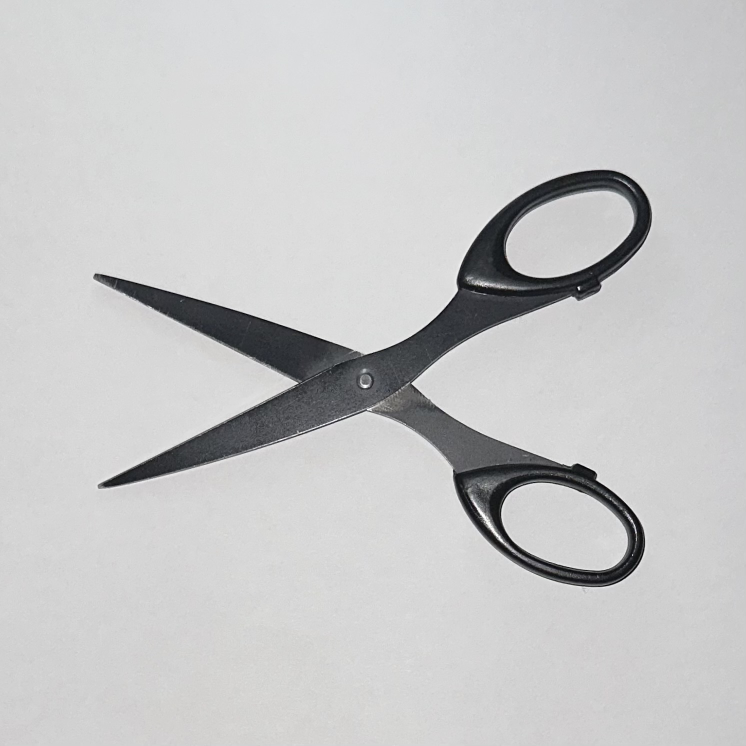
#> input picture sample/scissors_o.jpg, 1491 x 1491 px, found by its file name (shown at 1/2 size)
$ jupyter execute --allow-errors ibm_imageprocessing.ipynb   (shell and % lines are left out)
#> lines starting #> are read from the running program, lines starting #| are printed output that depends on the picture; after the words box and inside, x2 and y2 are one past the last pixel; in counts of white or black regions, pixels touching at a corner belong together
<a href="https://colab.research.google.com/github/nobu-n2002/CFD2023_image_processing/blob/main/ibm_imageprocessing.ipynb" target="_parent"></a>

# Image Preprocessing for Immersed Boundary Method

In this notebook, general image processing is applied to 2D image images and applied to a numerical simulation programme using the new flow basis equations presented below.

## Basic equation

Law of conservation of mass:
\begin{align}
\frac{\partial \rho \varepsilon}{\partial t}+\boldsymbol{\bigtriangledown} \cdot \rho \varepsilon \boldsymbol{u} = 0
\end{align}

Law of conservation of momentum:
\begin{align}
\frac{\partial \rho \varepsilon \boldsymbol{u}}{\partial t}+\bigtriangledown \cdot \rho \varepsilon \boldsymbol{u} \boldsymbol{u}
= -\varepsilon\bigtriangledown p + \bigtriangledown\cdot \varepsilon \boldsymbol{T} + \boldsymbol{f}\\
\boldsymbol{T} = \nu(\bigtriangledown\boldsymbol{u}+\bigtriangledown\boldsymbol{u}^t)+\lambda (\bigtriangledown\cdot\boldsymbol{u})\boldsymbol{I}
\end{align}

Defenition of porosity distribution:

\begin{align}
\displaystyle \varepsilon = \frac{1}{2} \tanh(x) + \frac{1}{2},  x = \frac{\xi}{thickness}
\end{align}

where $\xi$ is the distance function.

# 1. Preparation before execution

[cell 1]
# @title Mount drive

from google.colab import drive
drive.mount('/content/drive')

[cell 2]
#@title Importing non-standard modules into Colabo

# pyheif : use to convert heic files to png

# pygista : use to visualise vtk files

# 2. Image processing

The image file is converted to greyscale and the blur is used as a distance function variant to output a porosity distribution.

[cell 3]
# @title File input { vertical-output: true, display-mode: "form" }

# import modules
import os
import sys
import glob

from IPython.display import Image as disp
from PIL import Image
import pyheif

if os.path.exists('tmp'):
    pass
else:
    print('create a tmp folder')
    os.mkdir('tmp')

FILE = "/content/scissors_o.jpg" # @param {type:"string"}

#@markdown # Original Image

# [10 lines left out: function heif_to_image, not called in this run]

if os.path.exists(FILE):
    file = FILE.split('/')[-1]
    file_name = file.split('.')[0]
    file_type = file.split('.')[1]

    if file_type == 'heic' or file_type == 'HEIC':
      img = heif_to_image(FILE)
      img.save("./tmp/%s.png"%(file_name), "PNG")
      FILE =  "./tmp/%s.png"%(file_name)

    print('%s successfully readed'%(file))
    display(disp(FILE, width=500))
else:
    sys.exit('No file input')

## Resize

Resizing is done by the function `resize` of the OpenCV module. This function can scale an image by giving a scale factor. For example, a scale factor of 0.5 on a 100x100 image results in a 50x50 image.

Therefore, in order to convert an image to an arbitrary resolution, it is sufficient to know this scale factor. Let $\rm{(W, H)}$ denote the number of pixels in the original image and $\rm{(W', H')}$ the number of pixels in the converted image. Resolution is the total number of pixels, so if the original resolution is $\rm{R}$, the following equation holds.

$$ \rm{R} = WH$$.

Here, the number of pixels in the height and width of the converted image $\rm{(W', H')}$ is defined using the scale factor $s( > 0)$ and $\rm{(W, H)}$ as follows.

$$ \rm{(W', H')} = (\textit{s}\rm{W}, \textit{s}\rm{H})$$.

This allows the transformed resolution $\rm{R'}$ to be expressed as follows.

$$ \rm{R'} = W'H' = s^2\rm{WH} $$

Solving this for $s$, we obtain.

$$ s = \sqrt{\frac{R'}{WH}} $$

Therefore, given an arbitrary resolution, the coefficient $s$ can be obtained and resizing can be performed. Run the code block below and set the resolution by changing the slider bar of `resolution`. The last value you set will be the resolution used in the following program. The images are stored in the `tmp` folder.

[cell 4]
# @title Resize { run: "auto", vertical-output: true, display-mode: "form" }
# { run: "auto", vertical-output: true, display-mode: "form" }

# import modules
import math
import cv2
import os

from IPython.display import Image

# make a tmp folder
if os.path.exists('tmp'):
    pass
else:
    print('create a temp folder')
    os.mkdir('tmp')

resolution = 160000 # @param {type:"slider", min:10000, max:250000, step:1000}
margin = 200 # @param {type:"slider", min:0, max:1000, step:10}

#@markdown # Resize

CWD = os.getcwd() # corrent path

# read an image resized
src = cv2.imread(FILE, cv2.IMREAD_UNCHANGED)
#> src is the input picture: shape (1491, 1491, 3); mean B, G, R 199.7, 199.2, 198.9
h_ori, w_ori = src.shape[0:2]
print('Original resolution : ', src.shape[0:2])
#| Original resolution :  (1491, 1491)

margin_type = "surroundings" # @param ["x_direction", "surroundings"]
square = True # @param ["True", "False"] {type:"raw"}
x = 0
y = 0
margin_factor_x = 0
margin_factor_y = 0

if square:
  margin_factor_x = 0
  margin_factor_y = 0
  tmp = h_ori - w_ori
  if tmp <= 0:
    x = int(tmp/2)
  else:
    y = int(tmp/2)
  img = cv2.copyMakeBorder(src, margin*margin_factor_x + x, margin*margin_factor_x + x, margin*margin_factor_y + y, margin*margin_factor_y + y, cv2.BORDER_CONSTANT, value=[255,255,255])

if margin_type == "surroundings":
  margin_factor_x = 1
  margin_factor_y = 1
elif  margin_type == "x_direction":
  margin_factor_x = 0
  margin_factor_y = 1

# add margin
img = cv2.copyMakeBorder(src, margin*margin_factor_x + x, margin*margin_factor_x + x, margin*margin_factor_y + y, margin*margin_factor_y + y, cv2.BORDER_CONSTANT, value=[255,255,255])
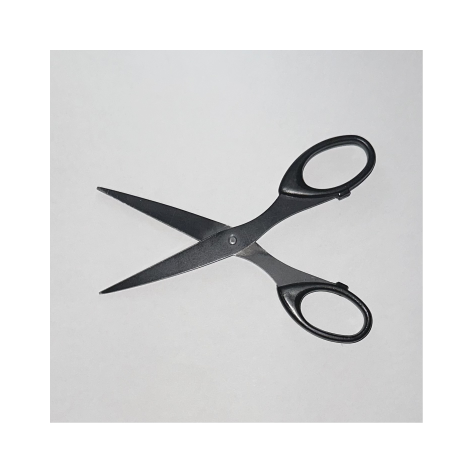
#> img: shape (1891, 1891, 3) (shown at 1/4 size); mean B, G, R 220.6, 220.3, 220.1
# img = cv2.copyMakeBorder(src, margin, margin, margin, margin, cv2.BORDER_CONSTANT, value=[255,255,255])
h, w = img.shape[:2]

# calculate scale factor
scale = math.sqrt(resolution/ (w * h))
file_name_resized = "%s/tmp/resized.png" %(CWD)

if scale >= 1.0:
    print('\nA value greater than the original resolution has been set.')
    print('Please reset the resolution smaller than %d'%(h*w))
else:
    dst = cv2.resize(img, dsize=None, fx=scale, fy=scale)
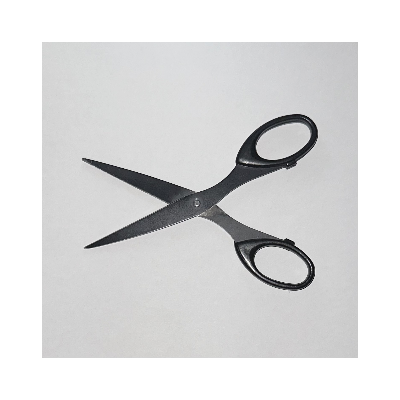
#> dst: shape (400, 400, 3); mean B, G, R 220.4, 220.1, 220
    cv2.imwrite(file_name_resized, dst)
    print('Processed resolution : ', dst.shape[0:2])
#| Processed resolution :  (400, 400)
    print('Scale : ', format(scale,"0.4"))
#| Scale :  0.2115
    print('\033[32m'+'Save the figure in %s' %(file_name_resized)+'\033[0m')
    display(Image(file_name_resized, width=500))

### Grayscale

Grayscaling can be easily achieved by loading the previously resized image using OpenCV's `IMREAD_GRAYSCALE` function. Here, we explain what is done inside the image during the grayscaling process.

First, each pixel in the image has a specific RGB (Red, Green, Blue) value. For each colour, 256 ($=2^8=16^2$) steps from 0 to 255 are set. By performing the following operations on these RGB values, a grayscale image can be generated.

$$ \rm{Gray} = Red \times 0.229 + Green\times0.587 +Blue\times0.114 $$

The following block of code (the greyscale tester) is a program that, given appropriate RGB values, produces an original 100x100 image on the left and a greyscaled image on the right. Try various values.

Also, in the threshold part, the program says that if the value in the pixel is smaller than the value of `threshold`, it is set to 255 (white).

[cell 5]
# @title Grayscale and Threshold { run: "auto", vertical-output: true }

from IPython.display import Image
import matplotlib.pyplot as plt
import cv2
import os

CWD = os.getcwd()
file_name_resized = "%s/tmp/resized.png" %(CWD)

# read the resized image
IMG = cv2.imread(file_name_resized,cv2.IMREAD_GRAYSCALE)

threshold = 188 # @param {type:"slider", min:0, max:255, step:1}
inverse = False # @param ["True", "False"] {type:"raw"}

#@markdown # Grayscale and Threshold

height, width = IMG.shape[:2]
# print('IMG (w, h) = ', width, height)

IMG_GRAY = IMG

# thresholding
for i in range(height):
  for j in range(width):
    if IMG[i][j] > threshold:
        IMG_GRAY[i][j] = 255.0
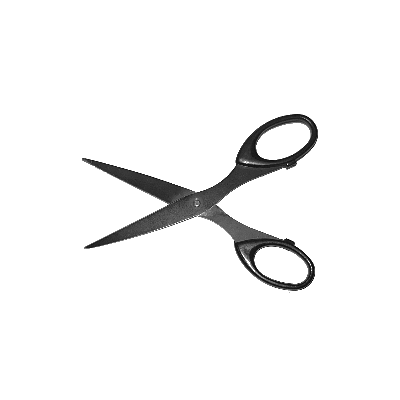
#> IMG_GRAY: shape (400, 400); min 4, max 255, mean 244.5

# inverse
if inverse:
  IMG_GRAY_INVERSE = 255.0 - IMG_GRAY
  print('Input image successfully inversed')

filename_gray = "%s/tmp/gray.png"%(CWD)
if os.path.exists(filename_gray):
  !rm $filename_gray_rm

if inverse:
  cv2.imwrite(filename_gray,IMG_GRAY_INVERSE)
else:
  cv2.imwrite(filename_gray,IMG_GRAY)
display(Image(filename_gray, width=500))

print('Completed')

[cell 6]
# @title Option: outline { run: "auto", vertical-output: true }
import cv2
import numpy as np

threshold1 = 500 # @param {type:"slider", min:0, max:500, step:1}
threshold2 = 500 # @param {type:"slider", min:0, max:500, step:1}

CWD = os.getcwd()
file_name_gray = "%s/tmp/gray.png" %(CWD)
# read the resized image
IMG = cv2.imread(file_name_gray,cv2.IMREAD_GRAYSCALE)

file_name_outline = "%s/tmp/outline.png" %(CWD)

# edge detection
edges_inverse = cv2.Canny(IMG, threshold1, threshold2)
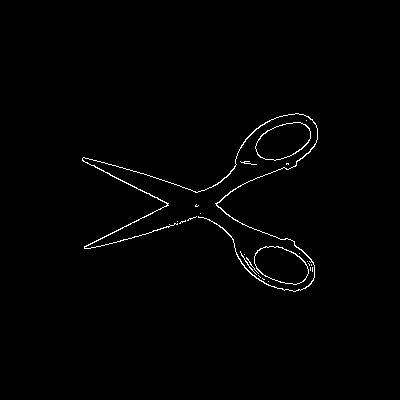
#> edges_inverse: shape (400, 400); 1% white in thin lines or dots, all inside (x1, y1, x2, y2) = (82, 113, 318, 292)
edges = 255.0 - edges_inverse
cv2.imwrite(file_name_outline, edges)
print('Outline')
display(Image(file_name_outline, width=500))

file_name_com = "%s/tmp/com.png" %(CWD)

# normalize (0~1) edges
# 0 -> black, 1 -> white
com = edges/255.0

# IMG is grayscale image
com = IMG*com
cv2.imwrite(file_name_com, com)
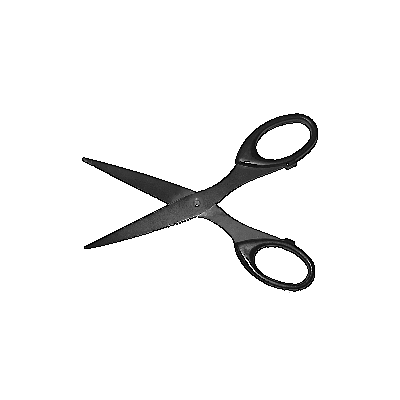
#> saved as com.png: shape (400, 400); min 0, max 255, mean 242.9
print('composite image')
display(Image(file_name_com, width=500))

### Boundary area

Defenition of porosity distribution:

\begin{equation}
\displaystyle \varepsilon = \frac{1}{2} \tanh(x) + \frac{1}{2},\   x = \frac{\xi}{thickness}
\end{equation}

where $\xi$ is the distance function.

The gradient of ε is calculated as follows.

\begin{array}{rcl}
\displaystyle
\frac{\partial \varepsilon}{\partial x}
&=& \frac{\partial}{\partial x} \left(\frac{1}{2}\frac{e^x-e^{-x}}{e^x+e^{-x}}+\frac{1}{2}\right)\\
&=& \frac{2}{(e^x+e^{-x})^2}\\
&=& 2\frac{-(e^{2x}-2+e^{-2x})+(e^{2x}+2+e^{-2x})}{4(e^{x}+e^{-x})^2}\\
&=& 2\left[\frac{1}{2}\frac{e^{x}-e^{-x}}{e^{x}+e^{-x}}+\frac{1}{2}-\left(\frac{1}{2}\frac{e^{x}-e^{-x}}{e^{x}+e^{-x}}+\frac{1}{2}\right)^2\right]\\
&=& 2\varepsilon (1-\varepsilon)\\
\end{array}

Therefore, the gradient of ε has the following proportionality.

\begin{align}
\displaystyle
\frac{\partial \varepsilon}{\partial x} \propto \varepsilon (1-\varepsilon)
\end{align}

Here, the integral of the gradient of the porosity distribution is defined as the boundary area $S_b$, which is the quantitative value of complexity. Assume that the porosity distribution is a rectangle of length H and width W, and that its area is A.

\begin{align}
S_b
&=\int_{A}{\varepsilon(1-\varepsilon)}dA\\
&=\int_0^W\int_0^H{\varepsilon(1-\varepsilon)}dhdw\\
&=\sum_{j=0}^W\sum_{i=0}^H{\varepsilon_{i,j}(1-\varepsilon_{i,j})}
\end{align}

[cell 7]
# @title Blur and make porosity { run: "auto", vertical-output: true }
import seaborn as sns
import numpy as np
from tqdm import tqdm
import csv

outline = True # @param ["True", "False"] {type:"raw"}

CWD = os.getcwd()

if outline:
  # read resolution (h, w)
  file_name_com = "%s/tmp/com.png" %(CWD)
  IMG = cv2.imread(file_name_com,cv2.IMREAD_GRAYSCALE)
  height, width = IMG.shape[:2]
else:
  # read resolution (h, w)
  file_name_th = "%s/tmp/gray.png"%(CWD)
  IMG = cv2.imread(file_name_th,cv2.IMREAD_GRAYSCALE)
  height, width = IMG.shape[:2]

ksize = 3  # @param {type:"integer"}

# bluring
if inverse:
  IMG_BLUR_MEDIAN = cv2.medianBlur(IMG, ksize=3)
  IMG_BLUR = cv2.blur(IMG_BLUR_MEDIAN, ksize=(ksize, ksize))
else:
  IMG_BLUR_MEDIAN = cv2.medianBlur(IMG, ksize=3)
  IMG_BLUR = cv2.blur(IMG_BLUR_MEDIAN, ksize=(ksize, ksize))

IMG_BLUR_NORM = np.ones((height, width), np.float64)

# normalize
for i in range(height):
  for j in range(width):
    IMG_BLUR_NORM[i][j] = IMG_BLUR[i][j] / 255.0

# Divergence control of porosity distributions
div = 250 # @param {type:"slider", min:0, max:255, step:1}
max_div = div/255
spot = 0
for i in range(height):
  for j in range(width):
    if i + 2 > height or j + 2 > width:
        pass
    else:
        n = IMG_BLUR_NORM[i-1][j] - IMG_BLUR_NORM[i][j]
        s = IMG_BLUR_NORM[i+1][j] - IMG_BLUR_NORM[i][j]
        w = IMG_BLUR_NORM[i][j-1] - IMG_BLUR_NORM[i][j]
        e = IMG_BLUR_NORM[i][j+1] - IMG_BLUR_NORM[i][j]
        if abs(n) > max_div or abs(s) > max_div\
            or abs(w) > max_div or abs(e) > max_div:
            spot += 1
            IMG_BLUR_NORM[i][j] = IMG_BLUR_NORM[i-1:i+2,j-1:j+2].mean()
#> after the loop, spot = 0

print('SPOT DETECTED: ', spot)
#| SPOT DETECTED:  0
print('Complete')

S = np.sum(IMG_BLUR_NORM - IMG_BLUR_NORM**2)
#> S = 1974.9
print("Boundary area = ", format(S, ".2f"))
#| Boundary area =  1974.92

shade_factor = 1 # @param {type:"integer"}
small = 1.0e-6 # @param {type:"raw"}

# ----

# initialization
data_write = np.empty((int(height+1),int(width)),dtype=object)
data_display = IMG_BLUR_NORM

#@markdown # Porosity Distribution

print('make a file for display')
for i in tqdm(range(height)):
  for j in range(width):
    x = max(small, IMG_BLUR_NORM[i][j] ** shade_factor)
    data_display[i][j] = x

data_write[0][0] = width
data_write[0][1] = height

print('make a porosity distribution')
for i in tqdm(range(height)):
  for j in range(width):
    data_write[i+1][j] = format(1.0, '.4E')

# Write porosity distribution
print('write porosity distribution')
for i in tqdm(range(height)):
  for j in range(width):
    x = max(small, IMG_BLUR_NORM[i][j] ** shade_factor)
    data_write[i+1][j] = format(x,'.4E')

with open('porosity.csv', 'w', newline='') as csvfile:
    reader  = csv.writer(csvfile)
    reader.writerows(data_write)

with open('process.txt','w',encoding='utf-8') as f:
    print('---------------- Processing Results ----------------', file=f)
    print('Setting resolution  = ', IMG_BLUR_NORM.shape[0]*IMG_BLUR_NORM.shape[1], IMG_BLUR_NORM.shape, file=f)
    print('Porosity resolution = ', (data_write.shape[0]-1)*data_write.shape[1], data_write[1:,:].shape, file=f)
    print('Threshold     : ', threshold,file=f)
    print('Minimum value : ', small,file=f)
    print('Shade factor  : ', shade_factor,file=f)
    print('Kernel size   : ', ksize,file=f)
    print('Boundary area = ', S, file=f)
    print('-----------------------------------------------------',file=f)

print('Complete')

sns.heatmap(data_display, cmap="gray", xticklabels=False, yticklabels=False, square=True)
#> (this line was passed over: IPython is not available in this run)
plt.savefig('tmp/file_porosity.png')
#> (this line was passed over: IPython is not available in this run)
plt.show()

# 3. CFD

Program for laminar flow calculations of the MAC algorithm using the Immersed boundary method.
### controlDict settings

A controlDict.txt file enables to change some values from it. We need not recompile the program when we change any variables because of using namelist.
\begin{align}
&CFL = \frac{U\Delta t}{\Delta x} \leq 1 &\\
&Re = \frac{Ul}{\nu} = \frac{\rho Ul}{\mu}\\
&Pe = \frac{U\Delta x}{\nu} < 2\\
&D = \frac{\nu\Delta t}{\Delta x^2} \leq \frac{1}{2}
\end{align}

Where,
$U$ = Inlet velocity
$l$ = Representative length in flow direction
$\nu$ = Kinematic viscosity
$\mu$ = Dynamic viscosity
$\rho$ = Density of the fluid

Large Peclet numbers mean that the advection term is dominant, which can lead to unstable calculations. As the program uses central differences, the stability condition for the Peclet number is $Pe < 2$.

## Simulation

The simulation program is written in Fortran. The `porosity.csv` generated by the above code is read in and the flow field is calculated. The calculation results are output as a file in vtk format.

#> (a cell that did not finish here is left out)

[cell 9]
#@title Compile
SRC='main.f90'

FC='gfortran'

#[MEMO] IF "2055 Segmentation fault (core dumped)" APPEARS, ADD "-fno-automatic".
FC_FLAG='-O3 -fopenmp -fno-automatic -foffload=nvptx-none'


# In UNIX systems, excutable will be 'a.out' in defaults.

#> (a cell that did not finish here is left out)

# 4. Visualization

For visualisation, use the python module `pyvista`. It reads the vtk file generated by the fortran program earlier and returns a coloured image based on the values.

## Display VTK file

[cell 11]
# @title Display { vertical-output: true }
import pyvista as pv
import math

pv.set_jupyter_backend('static')
#> (this line was passed over: pyvista is not available in this run)
pv.global_theme.notebook = True
pv.start_xvfb()
#> (this line was passed over: pyvista is not available in this run)

$ run again, with sample/1101.jpg copied over sample/scissors_o.jpg
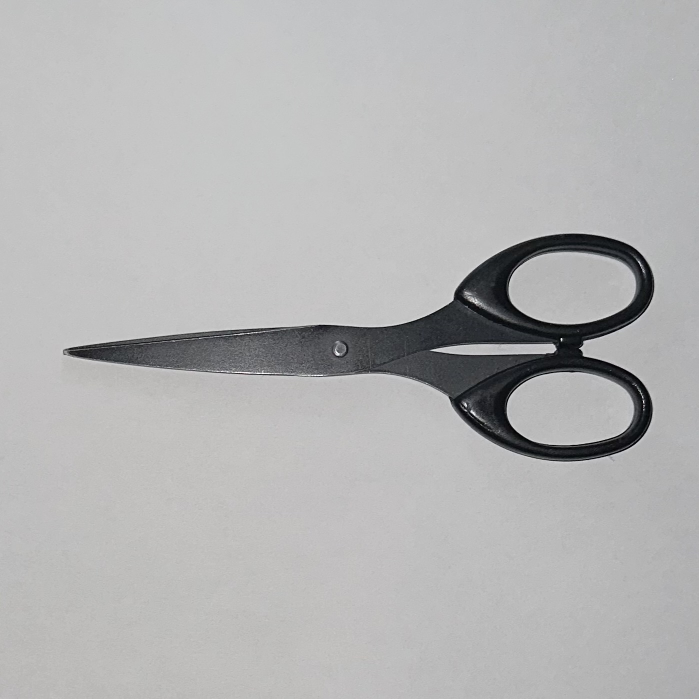
#> input picture sample/1101.jpg, 1398 x 1398 px, found by its file name (shown at 1/2 size)
#> src is the input picture: shape (1398, 1398, 3); mean B, G, R 180.1, 179.9, 179.9
#| Original resolution :  (1398, 1398)
#| Processed resolution :  (400, 400)
#| Scale :  0.2225
#> `edges_inverse = cv2.Canny(IMG, threshold1, threshold2)`:
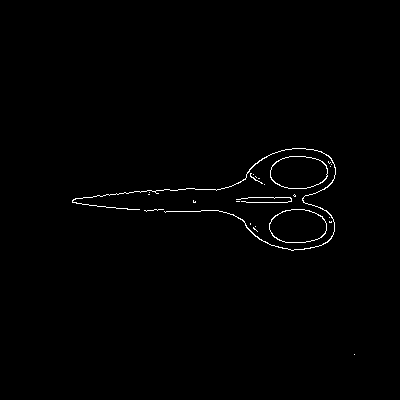
#> edges_inverse: shape (400, 400); 0.76% white in thin lines or dots, all inside (x1, y1, x2, y2) = (72, 148, 355, 355)
#> `IMG_BLUR = cv2.blur(IMG_BLUR_MEDIAN, ksize=(ksize, ksize))`:
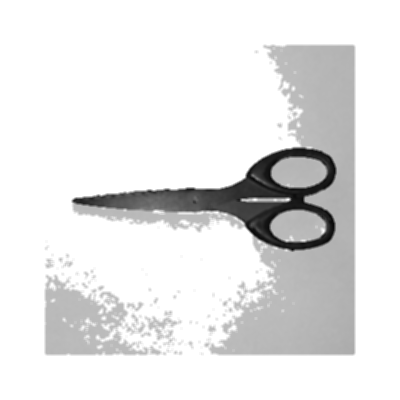
#> IMG_BLUR: shape (400, 400); min 7, max 255, mean 230.5
#> after the loop `for i in range(height):`: spot = 0
#| SPOT DETECTED:  0
#> S = 8019
#| Boundary area =  8019.03
